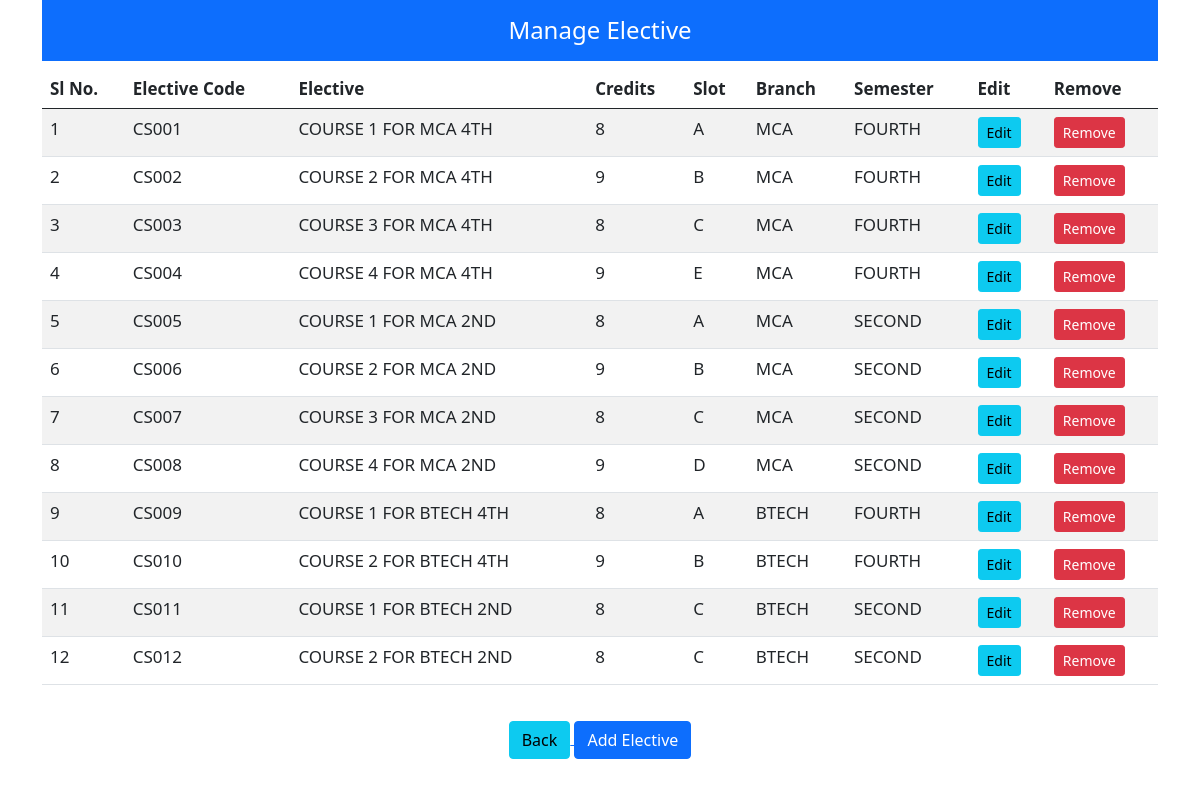
The page /elective.php on the database its author committed.
### tables this page shows
CREATE TABLE `elective_course` (
  `code` varchar(255) NOT NULL,
  `title` varchar(255) NOT NULL,
  `credit` varchar(255) NOT NULL,
  `slot` varchar(255) NOT NULL,
  `branch` varchar(255) NOT NULL,
  `sem` varchar(255) NOT NULL
);

### elective.php (the view, shortened to what this page needs)
<?php
include 'dbcon.php';
$query = "select * from elective_course" ;
	$result2 = mysqli_query($con, $query);
?>
<!DOCTYPE html>
<html>
<head>
	<link href="https://cdn.jsdelivr.net/npm/bootstrap@5.0.0-beta3/dist/css/bootstrap.min.css" rel="stylesheet">
</head>
<body>
	<div class="container">
<h4 class="p-3 mb-2 bg-primary text-white" style="text-align: center; padding-top: 10px">Manage Elective</h4>
<table  class="table table-striped" style="font-size: 17px;">
		<thead>
		<tr>
			<th scope="col">Sl No.</th>
			<th scope="col">Elective Code</th>
			<th scope="col">Elective</th>
			<th scope="col">Credits</th>
			<th scope="col">Slot</th>
			<th scope="col">Branch</th>
			<th scope="col">Semester</th>
			<th scope="col">Edit</th>
			<th scope="col">Remove</th>
		</tr>
	</thead>
	<?php
	$i=1;
		while ($row = $result2->fetch_assoc()){
			echo "
			<tr>
			<td>".$i."</td>
			<td>".$row['code']."</td>
			<td>".$row['title']."</td>
			<td>".$row['credit']."</td>
			<td>".$row['slot']."</td>
			<td>".$row['branch']."</td>
			<td>".$row['sem']."</td>
			<td><a href = 'http://localhost/elective_management/edit.php?cid=".$row['code']."'><button class='btn btn-info btn-sm'>Edit</button></a></td>
			<td><a href = 'http://localhost/elective_management/remove.php?cid=".$row['code']."'><button class='btn btn-danger btn-sm'>Remove</button></a></td>
		</tr>
			";
			$i++;
		}
	?>
	</table>
	<div style="text-align: center; padding-top: 20px">
		<a href="admin-board.php"><button class="btn btn-info">Back</button> </a>
		<a href="add.php"><button class="btn btn-primary">Add Elective</button> </a>
	</div>
</div>
</body>
</html>

### rows shown on the page
elective_course: code "CS001", title "COURSE 1 FOR MCA 4TH", credit "8", slot "A", branch "MCA", sem "FOURTH"
elective_course: code "CS002", title "COURSE 2 FOR MCA 4TH", credit "9", slot "B", branch "MCA", sem "FOURTH"
elective_course: code "CS003", title "COURSE 3 FOR MCA 4TH", credit "8", slot "C", branch "MCA", sem "FOURTH"
elective_course: code "CS004", title "COURSE 4 FOR MCA 4TH", credit "9", slot "E", branch "MCA", sem "FOURTH"
elective_course: code "CS005", title "COURSE 1 FOR MCA 2ND", credit "8", slot "A", branch "MCA", sem "SECOND"
elective_course: code "CS006", title "COURSE 2 FOR MCA 2ND", credit "9", slot "B", branch "MCA", sem "SECOND"
elective_course: code "CS007", title "COURSE 3 FOR MCA 2ND", credit "8", slot "C", branch "MCA", sem "SECOND"
elective_course: code "CS008", title "COURSE 4 FOR MCA 2ND", credit "9", slot "D", branch "MCA", sem "SECOND"
elective_course: code "CS009", title "COURSE 1 FOR BTECH 4TH", credit "8", slot "A", branch "BTECH", sem "FOURTH"
elective_course: code "CS010", title "COURSE 2 FOR BTECH 4TH", credit "9", slot "B", branch "BTECH", sem "FOURTH"
elective_course: code "CS011", title "COURSE 1 FOR BTECH 2ND", credit "8", slot "C", branch "BTECH", sem "SECOND"
elective_course: code "CS012", title "COURSE 2 FOR BTECH 2ND", credit "8", slot "C", branch "BTECH", sem "SECOND"
